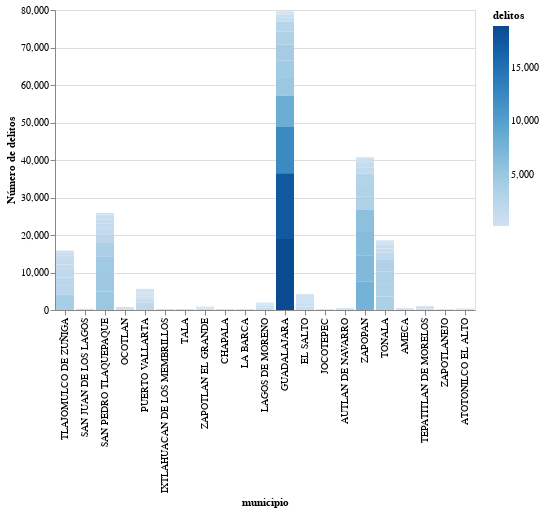

Notebook code for this chart:
### Code cell
alt.Chart(
    top_municipio,
).mark_bar().encode(
    x=alt.X('municipio:N', sort='-y'),
    y=alt.Y('fecha:Q', title="Número de delitos"),
    color=alt.Color('fecha:Q', title='delitos')

).transform_window(
    rank='rank(fecha)',
    sort=[alt.SortField('fecha', order='descending')]
).transform_filter(
    (alt.datum.rank < 100)
)

### Figure 1 — Vega-Lite specification as saved in the notebook (floating-point values rounded to 4 significant figures; data arrays with more than 128 entries replaced by an {"elided": "..."} marker saying what was removed)
{"config": {"view": {"continuousWidth": 400, "continuousHeight": 300}}, "data": {"name": "data-85de15138ac3289cb0cf24646fc786c4"}, "mark": "bar", "encoding": {"color": {"field": "fecha", "title": "delitos", "type": "quantitative"}, "x": {"field": "municipio", "sort": "-y", "type": "nominal"}, "y": {"field": "fecha", "title": "Número de delitos", "type": "quantitative"}}, "transform": [{"window": [{"op": "rank", "field": "fecha", "as": "rank"}], "sort": [{"field": "fecha", "order": "descending"}]}, {"filter": "(datum.rank < 100)"}], "$schema": "https://vega.github.io/schema/vega-lite/v4.17.0.json", "datasets": {"data-85de15138ac3289cb0cf24646fc786c4": {"elided": "1194 records"}}}
